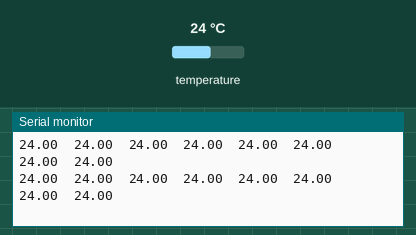
Simulated run of this sketch. Board: Arduino Uno, built with avr-gcc and run on an emulated ATmega328P. On the bench: the last lines printed to the serial monitor. The test bench sets the inputs (shaded band); at power-on: temperature 24 °C.

Above: at 2.1 s.
2.2 s: temperature set to 12 °C
At 4.0 s:
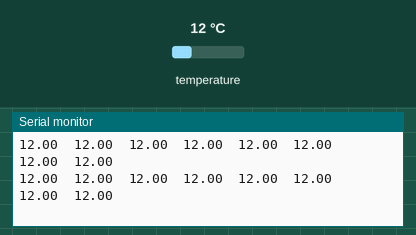
7.0 s: temperature set to 19 °C
At 9.2 s:
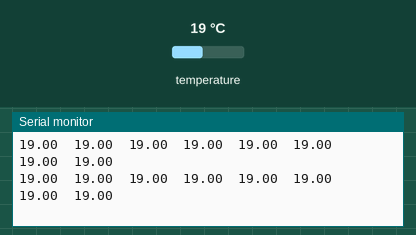
Timing chart, 0 to 10.7 s (numbered marks = the images above; inputs shaded):
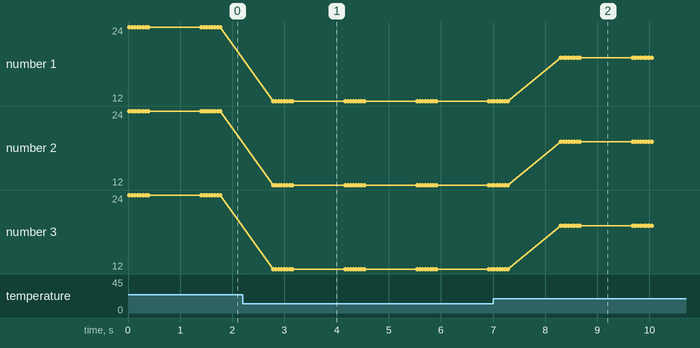

The sketch:

AMG8833ArduinoUNO_testing_miniproject.ino
```cpp
#include <Wire.h>
#include <Adafruit_AMG88xx.h>

Adafruit_AMG88xx amg;

void setup() {
  Serial.begin(9600);
  while (!Serial) delay(10);   // Wait for serial port to connect

  // Initialize AMG8833 sensor

  if (!amg.begin()) {
    Serial.println("Could not find a valid AMG8833 sensor, check wiring!");
    while (1);
  }
}

void loop() {
  // Read temperature values from the sensor
  float pixels[AMG88xx_PIXEL_ARRAY_SIZE];
  amg.readPixels(pixels);

  // Display temperature values on Serial Monitor
  Serial.println("Thermal Camera Data:");
  for (int i = 1; i <= AMG88xx_PIXEL_ARRAY_SIZE; i++) {
    Serial.print(pixels[i - 1]);
    Serial.print("\t");
    // Break the line after 8 values (8x8 grid)
    if (i % 8 == 0) {
      Serial.println();
    }
  }
  Serial.println();

  delay(1000); // Adjust the delay based on your application requirements
}
```

Measured:
- after the input at 2.2 s, the serial monitor: prints a new line after 0.59 s (image 1)
- after the input at 7.0 s, the serial monitor: prints a new line after 1.3 s (image 2)
- plotted number 1: 24 → 12 after the input at 2.2 s, 12 → 19 after the input at 7.0 s
- plotted number 2: 24 → 12 after the input at 2.2 s, 12 → 19 after the input at 7.0 s
- plotted number 3: 24 → 12 after the input at 2.2 s, 12 → 19 after the input at 7.0 s
